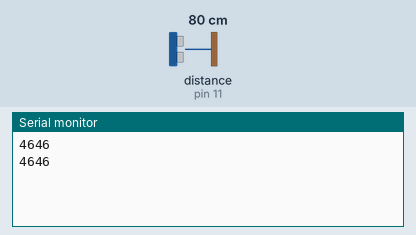
Recording of a sketch running on a simulated Arduino Uno, built with avr-gcc and run on an emulated ATmega328P. Shown: the last lines printed to the serial monitor. Wiring (inferred from the names in the program): ultrasonic range finder: trigger pin 12; echo pin 11. The test bench sets the inputs (shaded band); at power-on: distance to the obstacle (sensor on pin 11) 80 cm. The echo pulse lasts 58.3 µs per cm.

Above: at 1.3 s.
1.4 s: distance to the obstacle (sensor on pin 11) set to 2 cm
At 1.9 s:
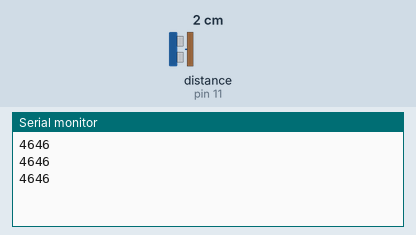
2.9 s: distance to the obstacle (sensor on pin 11) set to 4 cm
At 3.4 s:
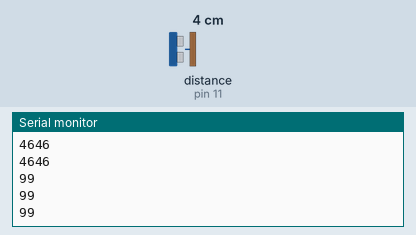
Timing chart, 0 to 5.9 s (numbered marks = the images above; inputs shaded):
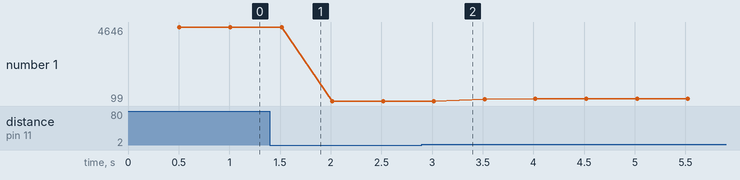

The sketch:

UltrasonicPing.ino
```cpp
int TrigPin = 12;
int Echopin = 11;
int pingTravelTime;
int dt = 10;
int dt2 = 500;

void setup() {
  // put your setup code here, to run once:
  pinMode(TrigPin, OUTPUT);
  pinMode(Echopin, INPUT);
  Serial.begin(9600);
}

void loop() {
  // put your main code here, to run repeatedly:
  digitalWrite(TrigPin, LOW);
  delayMicroseconds(dt);
  digitalWrite(TrigPin, HIGH);
  delayMicroseconds(dt);
  digitalWrite(TrigPin, LOW);
  pingTravelTime = pulseIn(Echopin, HIGH);
  delay(dt2);
  Serial.println(pingTravelTime);
}
```

Measured:
- plotted number 1: 4646 → 99 after the input at 1.4 s, 99 → 235 after the input at 2.9 s
